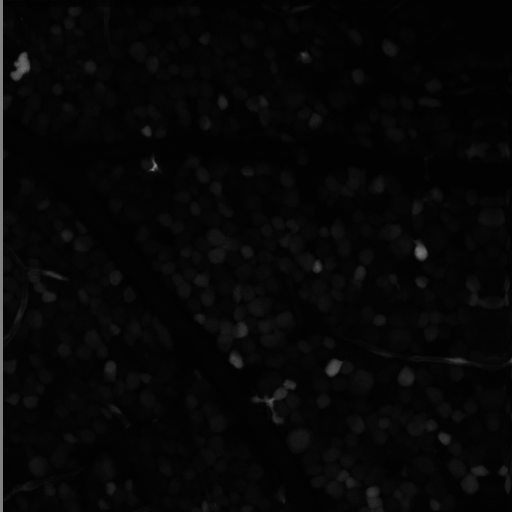
%> input picture data/AVG_043_p2_g7_ZoomedOut_center.tif, 512 x 512 px
$ octave --eval "result = f('../data/AVG_043_p2_g7_ZoomedOut_center.tif');"   (GNU Octave 9; MATLAB toolbox functions it lacks are replaced by stand-ins)
%> lines starting %> are read from the running program, lines starting %| are printed output that depends on the picture
function [dx,dy,channels,frames,ch1,ch2,t_scan,t_frame,ch1_t_stim] = f(fname)
%> called with fname = '../data/AVG_043_p2_g7_ZoomedOut_center.tif'

info = imfinfo(fname);

dx = info.Width;
dy = info.Height;
channels = 1;
frames = length(info);

data = imread(fname);
%> data is the input picture: size 512x512 uint8; min 2, max 134, mean 6.8
size(data)
%> ans = [512 512]
data = rot90(flipud(data),-1);
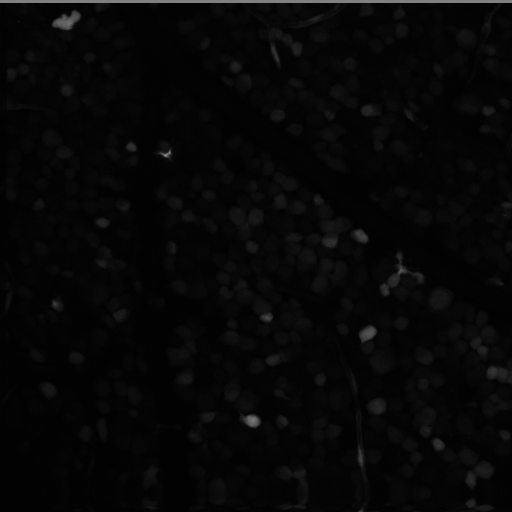
%> data: size 512x512 uint8; min 2, max 134, mean 6.8; mean of the top-left, top-right, bottom-left and bottom-right quarters 7.1, 7.9, 4.7, 7.4
ch1 = reshape(data,[dx dy frames]);
ch2 = [];

t_scan = [0:frames*dy-1]*2; %2ms per line
ch1_t_stim = reshape(ch1(1,:,:),[dy*frames 1]);
%> ch1_t_stim = 512 values, max 128 at index 1, min 127 at index 29, mean 128
%> `result = f('../data/AVG_043_p2_g7_ZoomedOut_center.tif');`: result = 512
t_frame = [0:frames-1]*2*dy;
